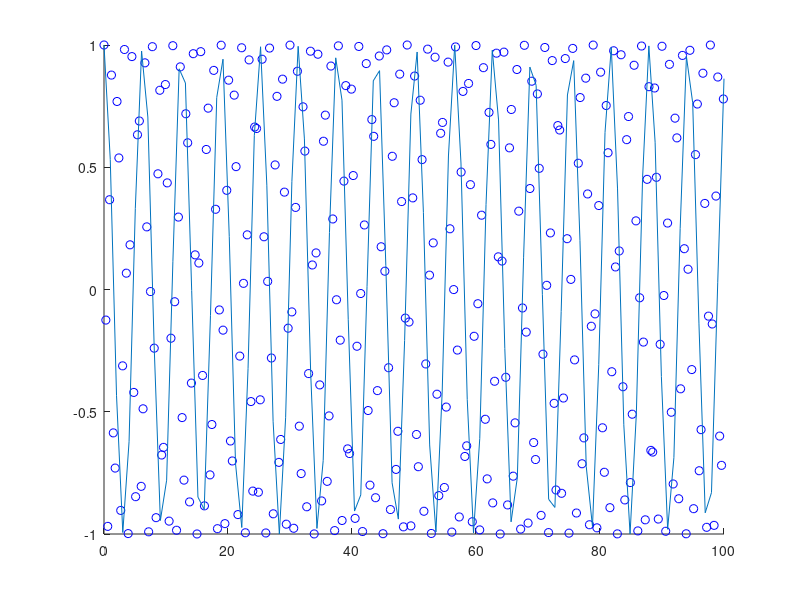

Reproduce this figure in MATLAB.
% Parameters for the ODE
a = 0;
g = 0;
% Initial value
f = 1;

% Parameters for the computation
k = 0.30;
b = -100;
T = 100;

t = 0:k:T;
y = zeros(1, length(t)); % Column vector
y(1) = f; % Initial value
% Fourth order approximation for the second value
y(2) = (1 + k^2/2*b + k^4/24*b^2) * f;

% CD4 algorithm
for i=2:(length(t)-1)
    y(i+1) = -y(i-1) + 2*y(i) + k^2*(b+b^2*k^2/12)*y(i);
end

% Plot the numerical and analytical solution
hold on
plot(t, y, 'bo');
t2 = linspace(0, T, 100);
analytical = @(t) cos(t); % The analytical solution
plot(t2, analytical(t2));
hold off
